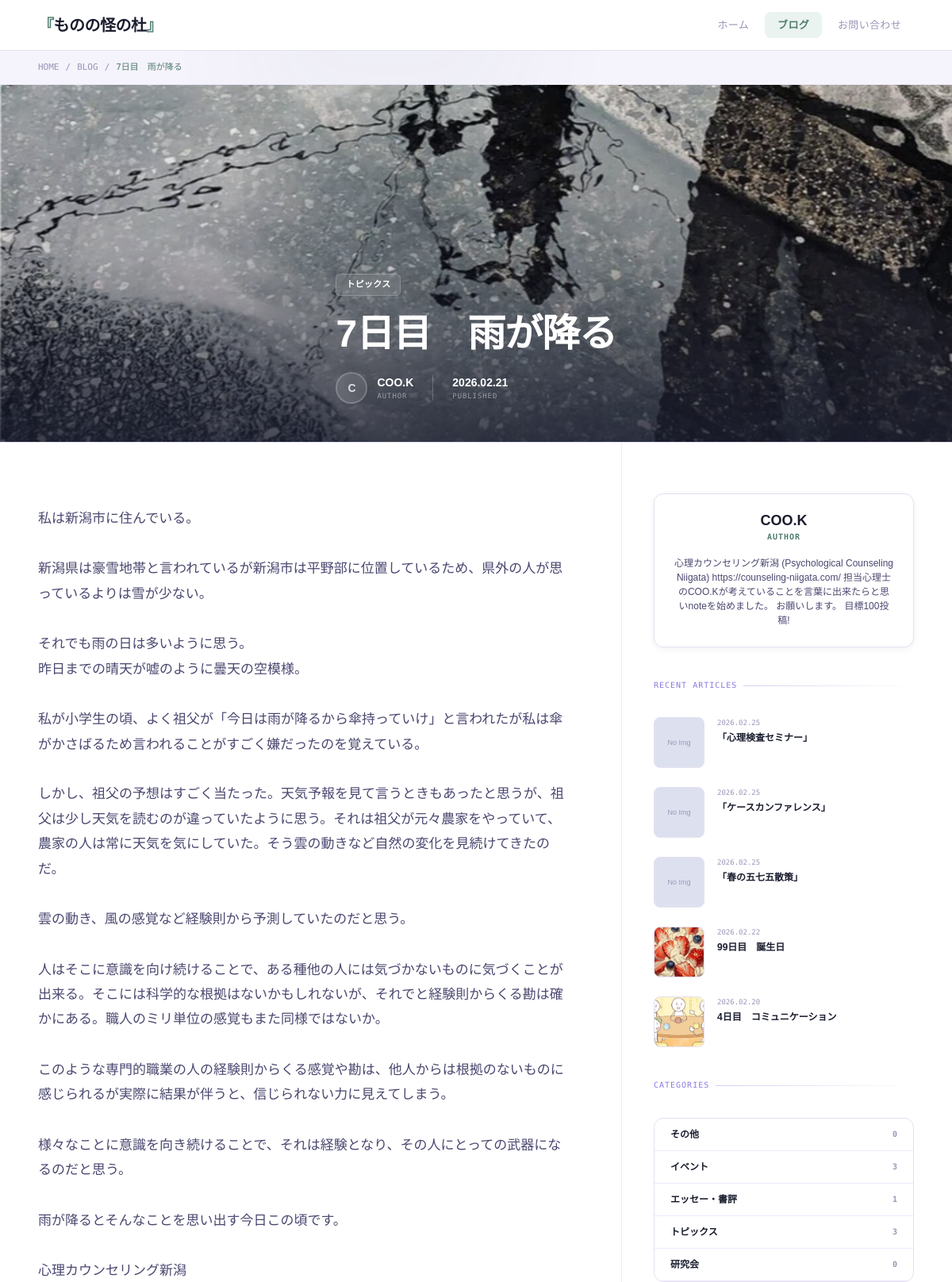
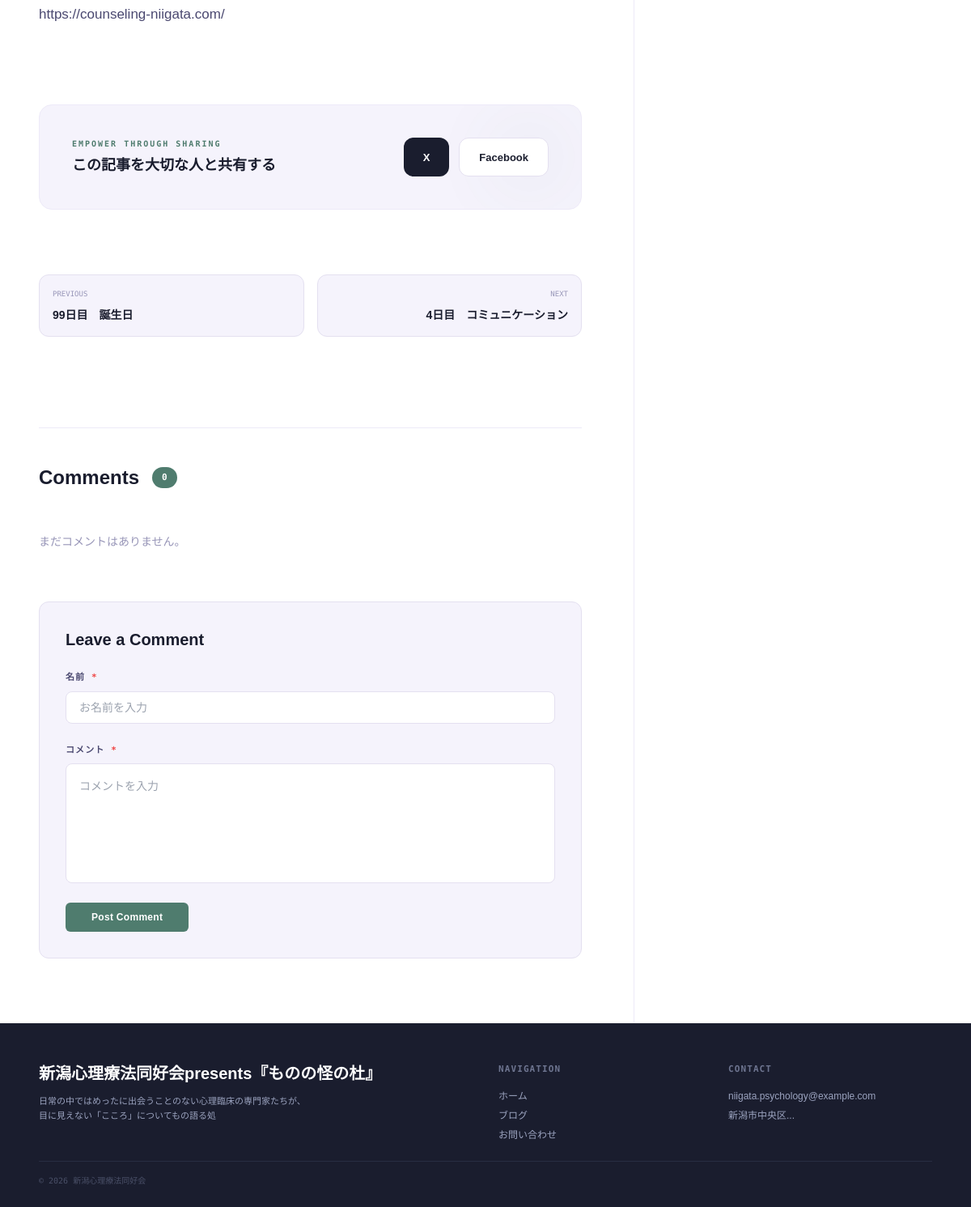
The app's page /blog/detail/8 with its own data (2 pictures, top to bottom).
### app/models.py (models this page shows, shortened)
class Post(db.Model):
    __tablename__ = 'posts'
    id = db.Column(db.Integer, primary_key=True, autoincrement=True)
    user_id = db.Column(db.Integer, db.ForeignKey('users.id'), nullable=False)
    category_id = db.Column(db.Integer, db.ForeignKey('categories.id'), nullable=False)
    title = db.Column(db.Text, nullable=False)
    content = db.Column(db.Text, nullable=False)
    published_at = db.Column(db.DateTime, default=datetime.utcnow)
    event_date = db.Column(db.DateTime, nullable=True)
    eyecatch_img = db.Column(db.Text)
    created_at = db.Column(db.DateTime, default=datetime.utcnow)
    updated_at = db.Column(db.DateTime, default=datetime.utcnow, onupdate=datetime.utcnow)
    comments = db.relationship('Comment', backref='post', lazy=True, cascade='all, delete-orphan')

class Category(db.Model):
    __tablename__ = 'categories'
    id = db.Column(db.Integer, primary_key=True, autoincrement=True)
    name = db.Column(db.Text, nullable=False)
    slug = db.Column(db.Text, nullable=False, unique=True)
    created_at = db.Column(db.DateTime, default=datetime.utcnow)
    posts = db.relationship('Post', backref='category', lazy=True)

class User(db.Model, UserMixin):
    __tablename__ = 'users'
    id = db.Column(db.Integer, primary_key=True, autoincrement=True)
    name = db.Column(db.Text, nullable=False)
    display_name = db.Column(db.Text, nullable=True)
    email = db.Column(db.Text, nullable=False, unique=True)
    password_hash = db.Column(db.Text, nullable=False)
    role = db.Column(db.Text, nullable=False, default='member')
    profile = db.Column(db.Text)
    created_at = db.Column(db.DateTime, default=datetime.utcnow)
    updated_at = db.Column(db.DateTime, default=datetime.utcnow, onupdate=datetime.utcnow)
    posts = db.relationship('Post', backref='author', lazy=True)
    comments = db.relationship('Comment', backref='user', lazy=True)
    @property
    def display_name_or_name(self):
        if self.display_name and self.display_name.strip():
            return self.display_name.strip()
        return self.name

### app/blueprints/main/routes.py (the view)
@main_bp.route('/blog/detail/<int:id>')
def blog_detail(id):
    post = Post.query.get_or_404(id)
    now_jst = _now_jst()
    base_query = Post.query.filter(Post.published_at <= now_jst)
    prev_post = base_query.filter(Post.published_at > post.published_at).order_by(Post.published_at.asc()).first()
    next_post = base_query.filter(Post.published_at < post.published_at).order_by(Post.published_at.desc()).first()
    categories = Category.query.order_by(Category.name).all()
    category_counts = {c.id: base_query.filter(Post.category_id == c.id).count() for c in categories}
    recent_posts = base_query.filter(Post.id != post.id).order_by(Post.published_at.desc()).limit(5).all()
    return render_template('main/blog_detail.html',
                         post=post,
                         categories=categories,
                         category_counts=category_counts,
                         recent_posts=recent_posts,
                         prev_post=prev_post,
                         next_post=next_post)

### app/blueprints/main/templates/main/blog_detail.html (shortened to what this page needs)
{% extends "main/base.html" %}
{% block main_content %}
<div
    class="bg-custom-surface-2 border-b border-custom-border-light text-[11px] text-custom-text-muted font-mono-dm py-3">
    <div class="inner flex items-center gap-2">
        <a href="/" class="hover:text-custom-accent transition-colors">HOME</a>
        <span>/</span>
        <a href="{{ url_for('main.blog_list') }}" class="hover:text-custom-accent transition-colors">BLOG</a>
        <span>/</span>
        <span class="text-custom-accent font-medium truncate max-w-[200px]">{{ post.title }}</span>
    </div>
</div>
<section class="border-b border-custom-border bg-white overflow-hidden">
    <div class="relative h-72 md:h-[450px]">
        {% if post.eyecatch_img %}
        <img src="{{ url_for('static', filename='uploads/eyecatch/' + post.eyecatch_img) }}" alt="{{ post.title }}"
            class="w-full h-full object-cover">
        <div
            class="absolute inset-0 bg-gradient-to-t from-custom-text-primary/80 via-custom-text-primary/20 to-transparent">
        </div>
        {% endif %}
        <div class="absolute inset-0 flex flex-col justify-end">
            <div class="inner pb-12">
                <div class="flex flex-col gap-6">
                    <span class="ph-tag !bg-white/10 !text-white !border-white/20 backdrop-blur-md self-start">{{
                        post.category.name }}</span>
                    <h1
                        class="font-header-sans font-bold text-3xl md:text-5xl text-white leading-[1.15] max-w-4xl tracking-tight drop-shadow-sm">
                        {{ post.title }}
                    </h1>
                    <div class="flex items-center gap-6 text-white/80">
                        <div class="flex items-center gap-3">
                            <div
                                class="w-10 h-10 rounded-full border-2 border-white/20 flex items-center justify-center bg-white/10 backdrop-blur-sm">
                                <span class="font-bold">{{ post.author.display_name_or_name[0] }}</span>
                            </div>
                            <div class="flex flex-col">
                                <span class="text-sm font-bold text-white">{{ post.author.display_name_or_name }}</span>
                                <span class="text-[9px] font-mono-dm tracking-widest opacity-60">AUTHOR</span>
                            </div>
                        </div>
                        <div class="flex flex-col">
                            <span class="text-sm font-bold text-white">{{ post.published_at.strftime('%Y.%m.%d')
                                }}</span>
                            <span class="text-[9px] font-mono-dm tracking-widest opacity-60">PUBLISHED</span>
                        </div>
                    </div>
                </div>
            </div>
        </div>
    </div>
</section>
<div class="inner grid grid-cols-1 md:grid-cols-3 gap-0">
    <article class="md:col-span-2 py-12 md:py-20 md:pr-16 md:border-r border-custom-border-light flex flex-col gap-12">
        <div class="flex flex-col gap-8 text-[17px] leading-[1.85] text-custom-text-secondary blog-content">
            {{ post.content | safe }}
        </div>
        <div
            class="mt-12 p-10 bg-custom-surface-2 rounded-2xl flex flex-col md:flex-row items-center justify-between gap-6 border border-custom-border-light relative overflow-hidden group">
            <div class="flex flex-col gap-1 z-10">
                <span class="text-[10px] text-custom-accent font-bold font-mono-dm uppercase tracking-[0.2em]">Empower
                    through sharing</span>
                <h4 class="font-header-sans font-bold text-lg text-custom-text-primary">この記事を大切な人と共有する</h4>
            </div>
            <div class="flex gap-3 z-10 w-full md:w-auto">
                <a href="https://twitter.com/intent/tweet?url={{ request.url | urlencode }}&text={{ post.title | urlencode }}"
                    target="_blank" rel="noopener noreferrer"
                    class="flex-1 md:flex-none h-12 px-6 bg-[#1a1d2e] text-white rounded-xl text-[13px] font-bold hover:bg-black transition-colors flex items-center justify-center gap-2">
                    X
                </a>
                <a href="https://www.facebook.com/sharer/sharer.php?u={{ request.url | urlencode }}" target="_blank"
                    rel="noopener noreferrer"
                    class="flex-1 md:flex-none h-12 px-6 bg-white border border-custom-border rounded-xl text-[13px] font-bold text-[#1a1d2e] hover:border-custom-accent transition-colors flex items-center justify-center gap-2">
                    Facebook
                </a>
            </div>
        </div>
        <div class="grid grid-cols-2 gap-4 mt-8">
            {% if prev_post %}
            <a href="{{ url_for('main.blog_detail', id=prev_post.id) }}"
                class="group p-4 bg-custom-surface-2 border border-custom-border rounded-custom flex flex-col gap-2 hover:border-custom-accent transition-colors">
                <span class="text-[9px] text-custom-text-muted font-mono-dm">PREVIOUS</span>
                <span class="text-sm font-bold group-hover:text-custom-accent transition-colors line-clamp-1">{{
                    prev_post.title }}</span>
            </a>
            {% else %}
            <div
                class="p-4 bg-custom-surface-2 border border-custom-border rounded-custom flex flex-col gap-2 opacity-60">
                <span class="text-[9px] text-custom-text-muted font-mono-dm">PREVIOUS</span>
                <span class="text-sm text-custom-text-muted line-clamp-1">前の記事はありません</span>
            </div>
            {% endif %}
            {% if next_post %}
            <a href="{{ url_for('main.blog_detail', id=next_post.id) }}"
                class="group p-4 bg-custom-surface-2 border border-custom-border rounded-custom flex flex-col gap-2 text-right hover:border-custom-accent transition-colors">
                <span class="text-[9px] text-custom-text-muted font-mono-dm">NEXT</span>
                <span class="text-sm font-bold group-hover:text-custom-accent transition-colors line-clamp-1">{{
                    next_post.title }}</span>
            </a>
            {% else %}
            <div
                class="p-4 bg-custom-surface-2 border border-custom-border rounded-custom flex flex-col gap-2 text-right opacity-60">
                <span class="text-[9px] text-custom-text-muted font-mono-dm">NEXT</span>
                <span class="text-sm text-custom-text-muted line-clamp-1">次の記事はありません</span>
            </div>
            {% endif %}
        </div>
        <div class="mt-16 border-t border-custom-border-light pt-12 flex flex-col gap-10">
            <div class="flex items-center gap-4">
                <h3 class="font-header-sans font-bold text-2xl text-custom-text-primary leading-none">Comments</h3>
                <span class="bg-custom-accent text-white rounded-full px-3 py-1 text-[11px] font-mono-dm font-bold">{{
                    post.comments|length }}</span>
            </div>
            <div class="flex flex-col">
                {% for comment in post.comments|sort(attribute='created_at') %}
                <div class="py-6 border-b border-custom-border-light flex flex-col gap-4">
                    <div class="flex items-center gap-3">
                        <div class="flex flex-col">
                            <span class="text-sm font-bold text-custom-text-primary">{{ comment.name }}</span>
                            <span class="text-[10px] text-custom-text-muted font-mono-dm uppercase tracking-wider">{{
                                comment.created_at.strftime('%Y.%m.%d') }}</span>
                        </div>
                    </div>
                    <div class="text-sm text-custom-text-secondary leading-relaxed whitespace-pre-line">{{
                        comment.content }}</div>
                </div>
                {% else %}
                <p class="text-sm text-custom-text-muted py-4">まだコメントはありません。</p>
                {% endfor %}
                <div
                    class="mt-12 p-8 bg-custom-surface-2 border border-custom-border rounded-custom flex flex-col gap-6">
                    <h4 class="font-header-sans font-bold text-xl text-custom-text-primary">Leave a Comment</h4>
                    <form method="POST" action="{{ url_for('main.post_comment', id=post.id) }}"
                        class="flex flex-col gap-6">
                        <div class="flex flex-col gap-2">
                            <label for="comment_name"
                                class="text-[11px] font-bold text-custom-text-secondary uppercase tracking-widest font-mono-dm">名前
                                <span class="text-red-500">*</span></label>
                            <input type="text" id="comment_name" name="name" required
                                value="{{ request.form.name if request.form else '' }}"
                                class="h-10 px-4 bg-white border border-custom-border rounded-lg focus:outline-none focus:border-custom-accent transition-colors"
                                placeholder="お名前を入力">
                        </div>
                        <div class="flex flex-col gap-2">
                            <label for="comment_content"
                                class="text-[11px] font-bold text-custom-text-secondary uppercase tracking-widest font-mono-dm">コメント
                                <span class="text-red-500">*</span></label>
                            <textarea id="comment_content" name="content" rows="5" required
                                class="p-4 bg-white border border-custom-border rounded-lg focus:outline-none focus:border-custom-accent transition-colors resize-none"
                                placeholder="コメントを入力">{{ request.form.content if request.form else '' }}</textarea>
                        </div>
                        <button type="submit" class="ph-btn-primary self-start px-8">Post Comment</button>
                    </form>
                </div>
            </div>
        </div>
    </article>
    <aside class="py-10 md:py-16 md:pl-10 flex flex-col gap-10">
        <div
            class="p-6 bg-white border border-custom-border rounded-custom shadow-custom-sm flex flex-col gap-4 text-center items-center">
            <div class="flex flex-col gap-1">
                <span class="font-header-sans font-bold text-lg text-custom-text-primary leading-none">{{
                    post.author.display_name_or_name }}</span>
                <span
                    class="text-[10px] text-custom-accent font-mono-dm font-bold uppercase tracking-widest">AUTHOR</span>
            </div>
            {% if post.author.profile %}
            <p class="text-xs text-custom-text-secondary leading-normal">
                {{ post.author.profile }}
            </p>
            {% else %}
            <p class="text-xs text-custom-text-muted leading-normal">
                プロフィールは未設定です。
            </p>
            {% endif %}
        </div>
        <div class="flex flex-col gap-6">
            <div class="section-label">RECENT ARTICLES</div>
            <div class="flex flex-col gap-6">
                {% for recent_post in recent_posts %}
                <a href="{{ url_for('main.blog_detail', id=recent_post.id) }}" class="group flex gap-4 items-start">
                    <div
                        class="w-16 h-16 bg-custom-wireframe-img border border-custom-border rounded-lg shrink-0 overflow-hidden">
                        {% if recent_post.eyecatch_img %}
                        <img src="{{ url_for('static', filename='uploads/eyecatch/' + recent_post.eyecatch_img) }}"
                            class="w-full h-full object-cover">
                        {% else %}
                        <div class="w-full h-full flex items-center justify-center text-[9px] text-custom-text-muted">
                            No Img</div>
                        {% endif %}
                    </div>
                    <div class="flex flex-col gap-1">
                        <span class="text-[9px] text-custom-text-muted font-mono-dm">{{
                            recent_post.published_at.strftime('%Y.%m.%d') }}</span>
                        <span
                            class="text-xs font-bold text-custom-text-primary group-hover:text-custom-accent transition-colors line-clamp-2 leading-tight">{{
                            recent_post.title }}</span>
                    </div>
                </a>
                {% endfor %}
            </div>
        </div>
        <div class="flex flex-col gap-6">
            <div class="section-label">CATEGORIES</div>
            <div class="flex flex-col border border-custom-border rounded-custom overflow-hidden bg-white">
                {% for category in categories %}
                <a href="{{ url_for('main.blog_list', category=category.slug) }}"
                    class="px-5 py-3 text-xs font-bold text-custom-text-primary border-b border-custom-border-light flex items-center justify-between hover:bg-custom-surface-2 transition-colors">
                    <span>{{ category.name }}</span>
                    <span class="text-[10px] text-custom-text-muted font-mono-dm">{{ category_counts.get(category.id, 0)
                        }}</span>
                </a>
                {% endfor %}
            </div>
        </div>
    </aside>
</div>
{% endblock %}

### records on screen
Post: title "7日目 雨が降る", eyecatch_img (picture), published_at "2026.02.21", content "私は新潟市に住んでいる。 新潟県は豪雪地帯と言われているが新潟市は平野部に位置しているため、県外の人が思っているよりは雪が少ない。 それでも雨の日は多いように思う。 昨日までの晴天が嘘のように曇天の空模様。 私が小学生の頃、よく祖父が「今日は雨が降るから傘持っていけ」と言われたが私は傘がかさばるため言われることがすごく嫌だったのを覚えている。 しかし、祖父の予想はすごく当たった。天気予報を見て言うときもあったと思うが、祖父は少し天気を読むのが違っていたように思う。それは祖父が元々農家をやっていて、農家の人は常に天気を気にしていた。そう雲の動きなど自然の変化を見続けてきたのだ。 雲の動き、風の感覚など経験則から予測していたのだと思う。 人はそこに意識を向け続けることで、ある種他の人には気づかないものに気づくことが出来る。そこには科学的な根拠はないかもしれないが、それでと経験則からくる勘は確かにある。職人のミリ単位の感覚もまた同様ではないか。 このような専門的職業の人の経験則からくる感覚や勘は、他人からは根拠のないものに感じられるが実際に結果が伴うと、信じられない力に見えてしまう。 様々なことに意識を向き続けることで、それは経験となり、その人にとっての武器になるのだと思う。 雨が降るとそんなことを思い出す今日この頃です。 心理カウンセリング新潟 https://counseling-niigata.com/"
Category: category.name "トピックス", name "トピックス", get "3"
User: author "C", author.display_name_or_name "COO.K", author.profile "心理カウンセリング新潟 (Psychological Counseling Niigata) https://counseling-niigata.com/ 担当心理士のCOO.Kが考えていることを言葉に出来たらと思いnoteを始めました。 お願いします。 目標100投稿!"
Post: title "99日目 誕生日", eyecatch_img (picture), published_at "2026.02.22"
Post: title "4日目 コミュニケーション", eyecatch_img (picture), published_at "2026.02.20"
Post: shows "No Img", published_at "2026.02.25", title "「心理検査セミナー」"
Post: shows "No Img", published_at "2026.02.25", title "「ケースカンファレンス」"
Post: shows "No Img", published_at "2026.02.25", title "「春の五七五散策」"
Category: name "その他", get "0"
Category: name "イベント", get "3"
Category: name "エッセー・書評", get "1"
Category: name "研究会", get "0"

### other values on screen
{{ post.comments|length }} "0"
